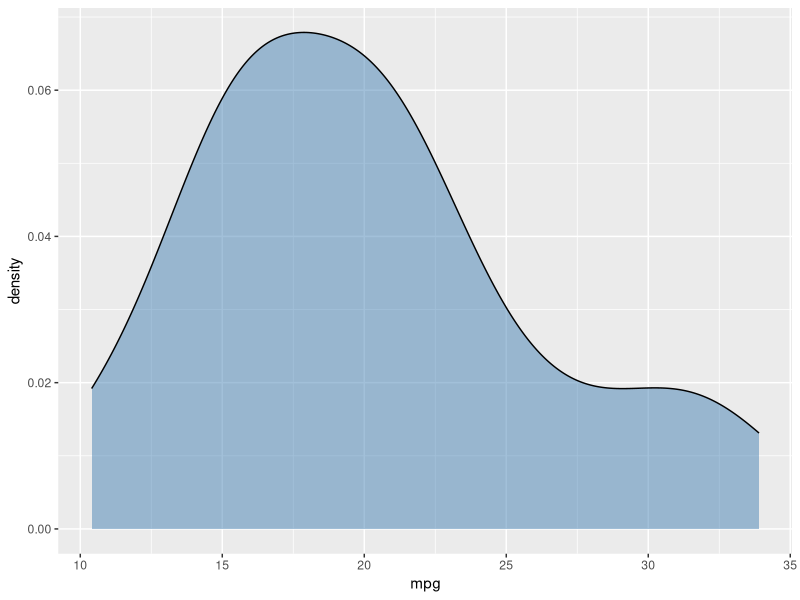
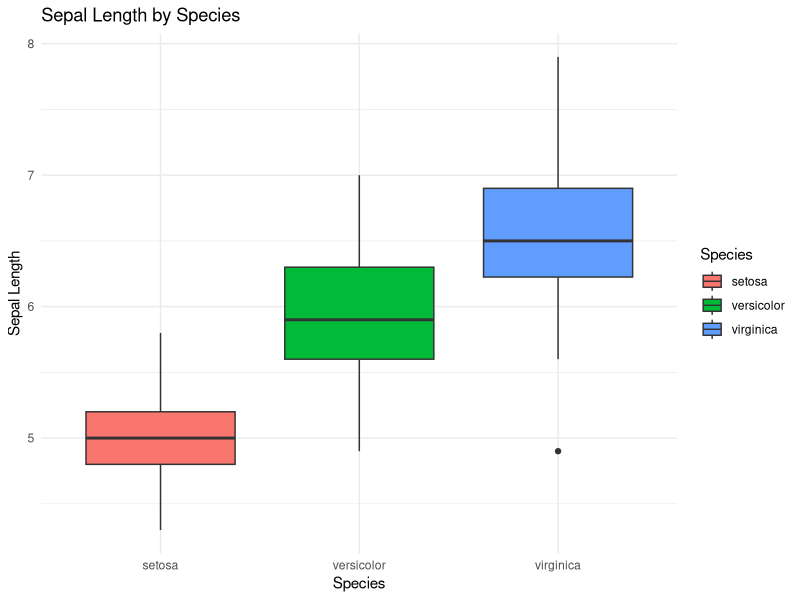
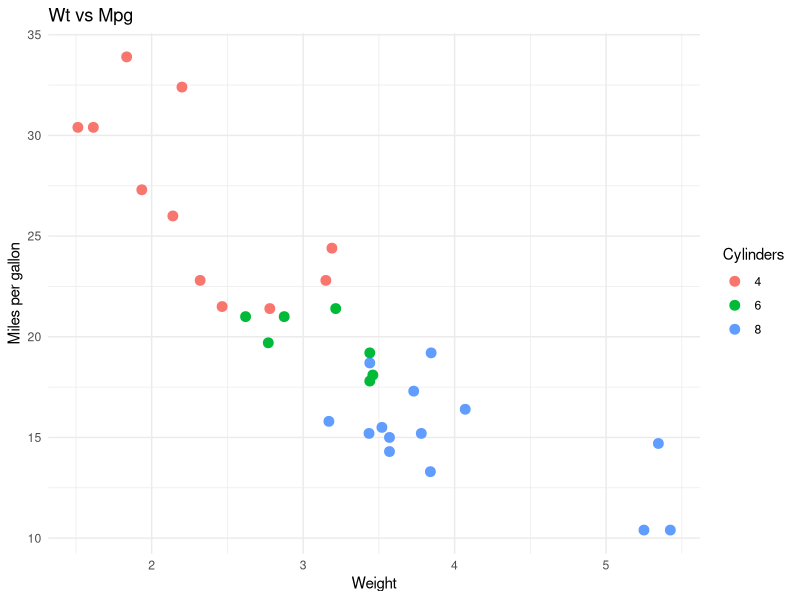
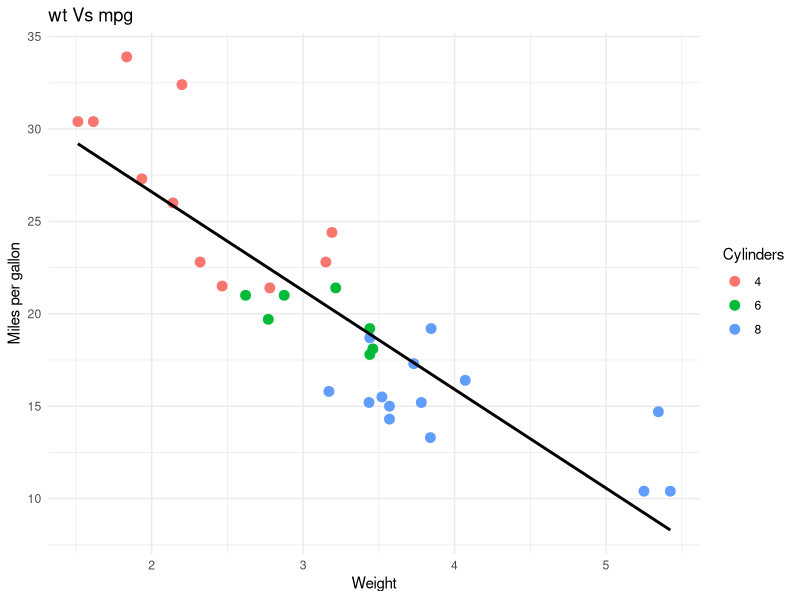
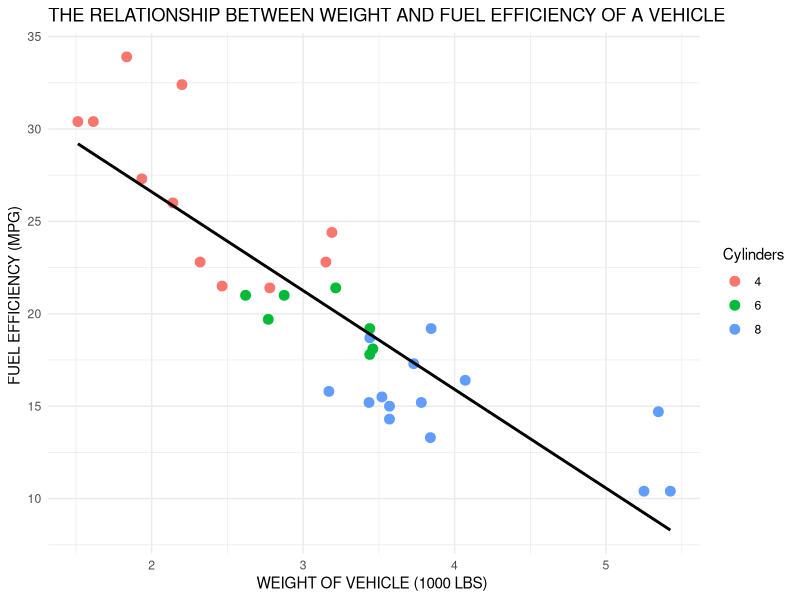

Recreate these plots in R, in order.


###################### Part 1: Data Management And Structure ##################

##### EX1 Explore the data #####

# Loading the data

data("mtcars")
df <- mtcars

# (a) Opening the dataset in a viewer window
View(df) 

# (b) Printing the first six row to the console
head(df, 6) 

# (c) Extracting mpg using the dollar sign($)

mpg <- df$mpg

# (d) Printing the single value at row 4, column 3 using [,]. 

print(df[4,3])

# Then selecting rows 1 - 5 and column mpg and wt

print(df[1:5, c(1,6)])




##### EX2 Check and Convert Types #####

# (a) Checking whether mpg is numeric and am is logical

is.numeric(df$mpg) # yes it is true
is.logical(df$am) # No it is not logical

# (b) Converting cyl to character

df$cyl <- as.character(df$cyl)

# (c) Converting cyl back to numeric

df$cyl <- as.numeric(df$cyl)


# (d) Creating objects x and y then removing both in a single line

x <- 10
y <- "Hello"

rm(x,y)





###################### Part 2: Data manipulation - Dplyr ######################

library(tidyverse)

data("airquality")

aq <- airquality


##### EX3 Select, Rename and Slice #####

# (a) Using a pipe operator to select multiple columns

seleted_columns <- aq %>% select(Ozone, Wind, Temp, Month)

# (b) Chaining a rename step

chained_step <- aq %>% select(Ozone, Wind, Temp, Month) %>% rename(temperature = Temp, wind_speed = Wind) 


# (c) Chaining the final step returning only rows 5 through 15

chained_final_step <- aq %>% select(Ozone, Wind, Temp, Month) %>% 
  rename(temperature = Temp, wind_speed = Wind) %>% 
  slice(5:15)




##### EX4 Filter, Mutate and Summarize #####

# (a) Filtering for days in month 7&8 where Ozone > 40

aq %>% filter(Ozone > 40, Month %in% c(7,8))


# (b) Adding a column temp_celsius using: (Temp - 32) * 5 / 9

aq %>% mutate(temp_celsius = (Temp - 32) * 5 / 9)

# (c) Grouping by Month and calculate the mean Ozone per month, ignoring missing values.

aq %>%  group_by(Month) %>% summarise(ozone_mean = mean(Ozone, na.rm = TRUE))





#################### Part 3: Descriptive Statistics ########################

library(psych)


##### EX5 Summarize and Describe #####

# (a) Getting the full summary() of iris, then a summary of just Sepal.Length

data("iris")

ir <- iris

summary(ir)

summary(ir$Sepal.Length)


# b.Running describe() on iris and compare its output to summary() — what extra information does it give you?

describe(ir) # Extra informations are Variable index, number of observation, standard deviation, mean after 

# removing extreme values, median absolute deviation, skewness, kurtosis and standard error.






######################## Part 4: Statistical Tests ############################

##### EX6 T-Tests #####

# (a) Dataset: airquality; Testing whether the mean Wind speed is significantly different from 10 mph

t.test(aq$Wind, mu = 10)


# (b) Dataset: iris; Testing whether mean Sepal.Length differs between setosa and versicolor.

setosa <- ir[ir$Species == "setosa",]
versicolor <- ir[ir$Species == "versicolor",]

t.test(setosa$Sepal.Length, versicolor$Sepal.Length)


# (c)Dataset: sleep;The same 10 patients were tested under two drugs (group). 
# Testing whether extra sleep (extra) changed significantly between conditions.

data(sleep)
sl <- sleep

treatment1 <- sl[sl$group == "1",]
treatment2 <- sl[sl$group == "2",]

t.test(treatment1$extra, treatment2$extra)




##### EX7 Chi-Square Test ######

# Dataset: Titanic; Wanting to know if survival was associated with passenger class.

data("Titanic")


# (a) Collapsing the Titanic table into a 2D contingency table of Class vs Survived.

class_survived <- apply(Titanic, c("Class", "Survived"), sum)


# (b) Run a chi-square test on it. Is there a significant relationship? How do you know?

chisq.test(class_survived) # Yes there is a significant relationship, the p-value is p-value < 2.2e-16

# which is less than 0.05




##### EX8 Dataset: mtcars — suspecting horsepower and fuel efficiency are related #####

# (a) Calculating the Pearson and Spearman correlation between hp and mpg. When would you prefer Spearman over Pearson?

cor(df$hp, df$mpg, method = "pearson")
cor(df$hp, df$mpg, method = "spearman")

# Spearman would be preferred over Pearson when the data is not normally distributed or has outliers.


# (b) Fitting a linear model predicting mpg from hp. Save it as model and print its summary.

model <- lm(mpg ~ hp, data = df)
summary(model)


# (c) Interpret the coefficient for hp in plain language — what does it mean in real terms?

# The coefficient means for every 1-unit increase in hp, mpg decreases by that 0.06823 on average, holding other factors constant.






#################### Part 5: Visualizations — ggplot2 #########################

##### EX9 Density and Boxplot #####

# (a) Plot the distribution of mpg in mtcars as a density curve. 
# Fill it in "steelblue" with 50% transparency.

ggplot(df, aes(x = mpg)) + geom_density(fill = "steelblue", alpha = 0.5)


# (b) Using iris, create a box plot of Sepal.Length by Species with a different fill color per species.

ggplot(ir, aes(x = Species, y = Sepal.Length, fill = Species)) +
  geom_boxplot() +
  labs(
    title = "Sepal Length by Species",
    x = "Species",
    y = "Sepal Length"
  ) +
  theme_minimal()




##### EX10 #####

# (a) Creating a scatterplot of wt (x) vs mpg (y), with points colored by cyl as a category.

ggplot(df, aes(x = wt, y = mpg, color = factor(cyl))) +
  geom_point(size = 3) +
  labs(
    title = "Wt vs Mpg",
    x = "Weight",
    y = "Miles per gallon",
    color = "Cylinders"
  ) +
  theme_minimal()



# (b) Adding a single overall linear regression line across all data (not one line per cylinder group).

ggplot(df, aes(x = wt, y = mpg, color = factor(cyl))) +
  geom_point(size = 3) +
  geom_smooth(aes(group = 1), method = "lm", se = FALSE, color = "black") +
  labs(
    title = "wt Vs mpg",
    x = "Weight",
    y = "Miles per gallon",
    color = "Cylinders"
  ) +
  theme_minimal()


# (c) Adding a descriptive title, clear axis labels, and apply theme_minimal().

ggplot(df, aes(x = wt, y = mpg, color = factor(cyl))) +
  geom_point(size = 3) +
  geom_smooth(aes(group = 1), method = "lm", se = FALSE, color = "black") +
  labs(
    title = "THE RELATIONSHIP BETWEEN WEIGHT AND FUEL EFFICIENCY OF A VEHICLE",
    x = "WEIGHT OF VEHICLE (1000 LBS) ",
    y = "FUEL EFFICIENCY (MPG) ",
    color = "Cylinders"
  ) +
  theme_minimal()



